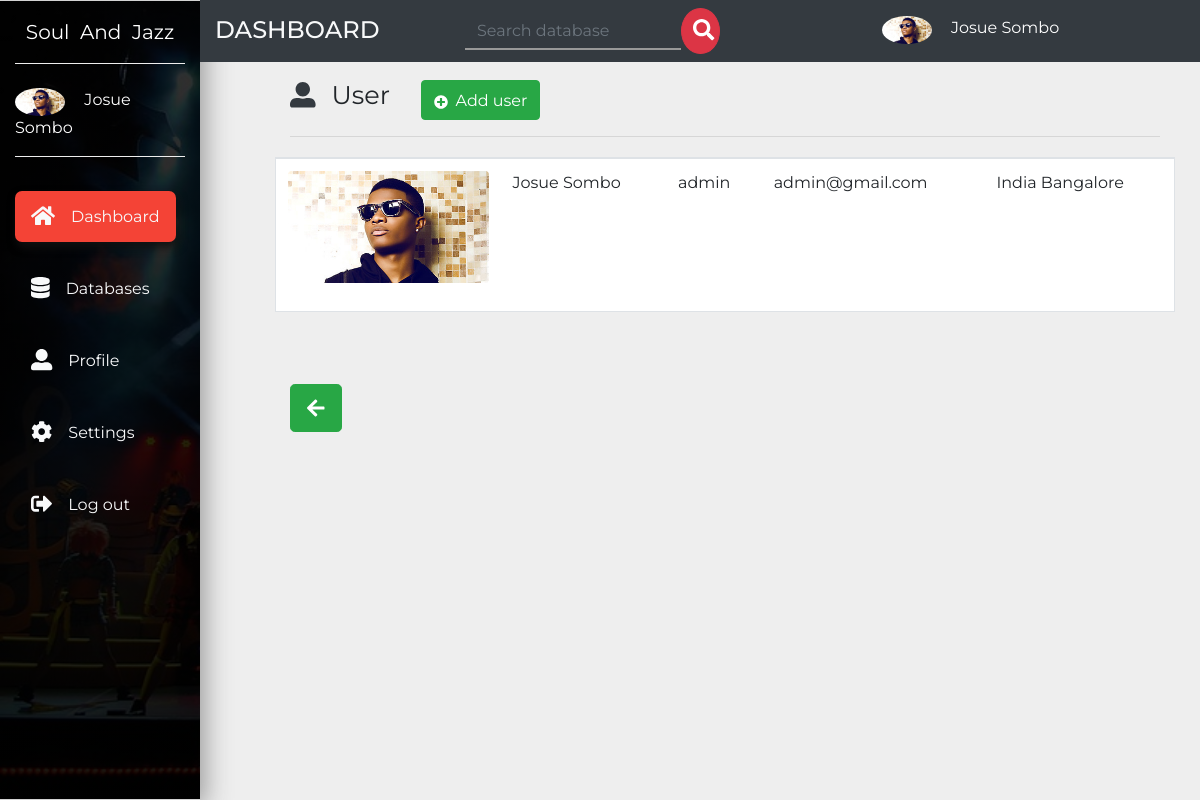
The app's page /admin/user/view.php?view=1 with its own data.
### tables this page shows
CREATE TABLE `user` (
  `id` int(11) NOT NULL AUTO_INCREMENT,
  `name` varchar(20) NOT NULL,
  `email` varchar(20) NOT NULL,
  `password` varchar(20) NOT NULL,
  `address` varchar(200) NOT NULL,
  `language` varchar(20) NOT NULL,
  `avatar` varchar(255) NOT NULL,
  `privilege` varchar(10) DEFAULT NULL,
  PRIMARY KEY (`id`)
);

### admin/db-conf.php (called while the page is built, shortened)
<?php
$con = mysqli_connect('localhost','josue','josue','blog');
$id_loginuser = $_SESSION['user'];
$sql = "SELECT * from user where id='$id_loginuser'";
$result = mysqli_query($con,$sql);
while($row = mysqli_fetch_assoc($result))
{
$name = $row['name'];
$avatar = $row['avatar'];
}
?>

### admin/user/view.php (the view, shortened to what this page needs)
<?php include_once('../db-conf.php');?>
<?php
 if (isset($_GET['view'])) {
   $id = $_GET['view'];
 }else{
  header("location:index.php");
 }
?>
<!DOCTYPE html>
<html lang="en">
  <head>
    <link rel="stylesheet" href="https://stackpath.bootstrapcdn.com/bootstrap/4.3.1/css/bootstrap.min.css">
    <link href="../../css/all.css" rel="stylesheet">
    <link rel="stylesheet" href="../../css/master.css">
  </head>
  <body>
  <nav class="navbar navbar-expand-md navbar-dark small">
  <div class="collapse navbar-collapse" id="navbarNavDropdown">
    <div class="container-fluid">
      <div class="row">
         <div class="col-lg-2 col-md-2 sidebar fixed-top">
         <a class="navbar-brand text-white d-block mx-auto text-center py-3 mb-4 botton-brand" href="../header.php">Soul &nbsp;And &nbsp;Jazz</a>
         <div class="botton-brand pb-3 mb-5">
           <img src="<?php echo "../".$avatar;?>" class="rounded-circle mr-3" width="50" alt="image">
           <a href="../header.php" class="text-white small-link"><?php echo $name;?></a>
         </div>
         <ul class="navbar-nav flex-column mt-4">
           <li class="navbar-item mb-5 mt-xs-2"><a href="../header.php" class="navbar-link text-light p-3 sidebar-link current"><i class="fa fa-home text-light fa-lg mr-3"></i>Dashboard</a></li>
           <li class="navbar-item mb-5"><a href="../database.php" class="navbar-link text-light p-3 sidebar-link"><i class="fas fa-database text-light fa-lg mr-3"></i>Databases</a></li>
           <li class="navbar-item mb-5"><a href="../profile.php" class="navbar-link text-light p-3 sidebar-link"><i class="fas fa-user-alt text-light fa-lg mr-3"></i>Profile</a></li>
           <li class="navbar-item mb-5"><a href="../setting.php" class="navbar-link text-light p-3 sidebar-link"><i class="fas fa-cog text-light fa-lg mr-3"></i>Settings</a></li>
           <li class="navbar-item mb-5"><a href="../logout.php" data-toggle="modal" data-target="#logout" class="navbar-link text-light p-3 sidebar-link"><i class="fas fa-sign-out-alt text-light fa-lg mr-3"></i>Log out</a></li>
         </ul>
         </div>
         <div class="col-lg-10 col-md-10 rightbar bg-dark ml-auto fixed-top py-2">
           <div class="row">
             <div class="col-md-3">
              <h4 class="text-uppercase text-light mb-0 pt-2">Dashboard</h4>
             </div>
             <div class="col-md-5 small-hide">
              <form method="post" action="../search.php" class="form-inline mb-0">
                <input type="search" name="search" id="search" placeholder="Search database" class="form-control search-bar">
                <button class="btn btn-danger search-button"><i class="fas fa-search fa-lg" style="margin-left: -5px;"></i></button>
              </form>
             </div>
             <div class="col-md-4 pt-2 small-hide">
               <img src="<?php echo "../".$avatar;?>" class="rounded-circle mr-3" width="50" alt="image">
               <a href="" class="text-white"><?php echo $name;?></a>
             </div>
           </div>
         </div>
      </div>
    </div>
  </div>
</nav>
<div class="container-fluid">
  <div class="row">
    <div class="col-lg-9 ml-auto " id="left-side">
      <div class="row pt-5 mt-3 mb-5">
        <div class="col-sm-12 mb-1">
          <h3 class="display-4 mt-auto" style="width:15%;font-size: 1.6rem;float: left;"><i class="fas fa-user-alt text-light fa-1x mr-3 text-dark mr-3"></i><strong class="pt-5">User</strong></h3> <a href="index.php" class="btn btn-success"><i class="fas fa-plus-circle pr-2 icon"></i>Add user</a>
        <hr>
        </div>
        <div class="bg-white border">
          <table class="table table-hover">
          <?php
          $sql = "SELECT * FROM user where id='$id'";
          $result = mysqli_query($con,$sql);
          while($row = mysqli_fetch_assoc($result)){?>
            <tr>
              <td class="w-25"><img src="<?php echo "../../".$row['avatar'];?>" class="img-fuid rounded img-cus" alt="image"></td>
              <td class=""><?php echo $row['name'];?><br><?php echo $row['event_date'];?></td>
              <td class=""><?php echo $row['password'];?></td>
              <td class=""><?php echo $row['email'];?></td>
              <td class=""><?php echo $row['address'];?></td>
            </tr>
          <?php }?>
          </table>
        </div>
    </div>
    <a href="index.php" class="btn btn-success mt-4 btn-lg"><i class="fas fa-arrow-left pt-0"></i></a>
  </div>
</div>
</div>
  </body>
</html>

### css/all.css (style rules this page uses)
.fa-lg { font-size: 1.33333em; line-height: 0.75em; vertical-align: -.0667em; }
.fa-1x { font-size: 1em; }
.fa-arrow-left:before { content: "\f060"; }
.fa-cog:before { content: "\f013"; }
.fa-database:before { content: "\f1c0"; }
.fa-home:before { content: "\f015"; }
.fa-plus-circle:before { content: "\f055"; }
.fa-search:before { content: "\f002"; }
.fa-sign-out-alt:before { content: "\f2f5"; }
.fa-user-alt:before { content: "\f406"; }

### css/master.css (style rules this page uses)
body { font-family: 'Montserrat', sans-serif; background: #eee; }
#left-side { position: absolute; left: 275px; }
ul li,a { font-size: 1rem; }
.current { background: #f44336; border-radius: 7px; box-shadow: 2px 5px 10px #111; transition: all .3s; }
.search-bar { background: transparent; border: none; border-radius:0; border-bottom: 2px solid #999; }
.img-cus { width: 100%; }
.search-button { width: 10%; border-radius: 50%; padding: 10px 16px; }
.sidebar { border-top:1px solid lightgray; background: linear-gradient(rgba(0,0,0,.8),rgba(0,0,0,.9)), url('../img/news.jpg'); background-size: cover; background-repeat: no-repeat; height: 100vh; border-bottom: 1px solid lightgray; box-sizing: border-box; box-shadow: 5px 7px 25px #999; }
.botton-brand { border-bottom: 1px groove #eee; }
.sidebar-link { transition: all .4s; }
.icon { font-size: 22px; padding-top: 8px; }

### records on screen
user: avatar (picture), name "Josue Sombo", password "admin", email "admin@gmail.com", address "India Bangalore"
